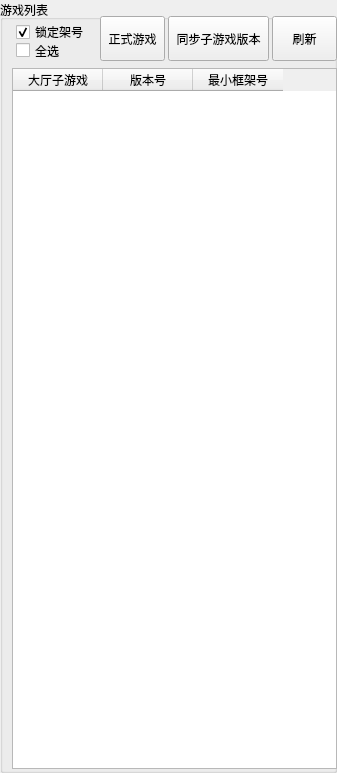
   <widget class="QGroupBox" name="groupBox_gamelist">
    <property name="geometry">
     <rect>
      <x>908</x>
      <y>0</y>
      <width>337</width>
      <height>773</height>
     </rect>
    </property>
    <property name="title">
     <string>游戏列表</string>
    </property>
    <widget class="QCheckBox" name="checkBox_lock_gamelist">
     <property name="geometry">
      <rect>
       <x>16</x>
       <y>24</y>
       <width>77</width>
       <height>16</height>
      </rect>
     </property>
     <property name="text">
      <string>锁定架号</string>
     </property>
     <property name="checked">
      <bool>true</bool>
     </property>
    </widget>
    <widget class="QTableWidget" name="tableWidget_gamelist">
     <property name="geometry">
      <rect>
       <x>12</x>
       <y>68</y>
       <width>325</width>
       <height>701</height>
      </rect>
     </property>
     <property name="autoFillBackground">
      <bool>false</bool>
     </property>
     <attribute name="horizontalHeaderDefaultSectionSize">
      <number>90</number>
     </attribute>
     <column>
      <property name="text">
       <string>大厅子游戏</string>
      </property>
      <property name="textAlignment">
       <set>AlignCenter</set>
      </property>
     </column>
     <column>
      <property name="text">
       <string>版本号</string>
      </property>
      <property name="textAlignment">
       <set>AlignCenter</set>
      </property>
     </column>
     <column>
      <property name="text">
       <string>最小框架号</string>
      </property>
      <property name="textAlignment">
       <set>AlignCenter</set>
      </property>
     </column>
    </widget>
    <widget class="QCheckBox" name="checkBox_sel_all_game">
     <property name="geometry">
      <rect>
       <x>16</x>
       <y>40</y>
       <width>57</width>
       <height>21</height>
      </rect>
     </property>
     <property name="text">
      <string>全选</string>
     </property>
    </widget>
    <widget class="QPushButton" name="btn_fresh_game_version">
     <property name="geometry">
      <rect>
       <x>272</x>
       <y>16</y>
       <width>65</width>
       <height>45</height>
      </rect>
     </property>
     <property name="font">
      <font>
       <family>Microsoft YaHei</family>
       <pointsize>9</pointsize>
      </font>
     </property>
     <property name="text">
      <string>刷新</string>
     </property>
    </widget>
    <widget class="QPushButton" name="btn_sync_all_version">
     <property name="geometry">
      <rect>
       <x>168</x>
       <y>16</y>
       <width>101</width>
       <height>45</height>
      </rect>
     </property>
     <property name="font">
      <font>
       <family>Microsoft YaHei</family>
       <pointsize>9</pointsize>
      </font>
     </property>
     <property name="text">
      <string>同步子游戏版本</string>
     </property>
    </widget>
    <widget class="QPushButton" name="btn_load_publish_games">
     <property name="geometry">
      <rect>
       <x>100</x>
       <y>16</y>
       <width>65</width>
       <height>45</height>
      </rect>
     </property>
     <property name="font">
      <font>
       <family>Microsoft YaHei</family>
       <pointsize>9</pointsize>
      </font>
     </property>
     <property name="text">
      <string>正式游戏</string>
     </property>
    </widget>
   </widget>
